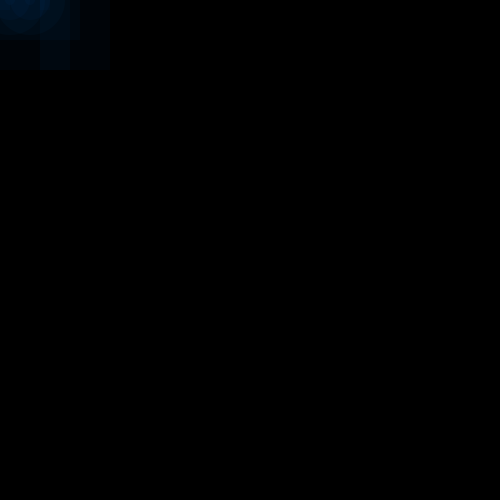
Frame 1 (no input)
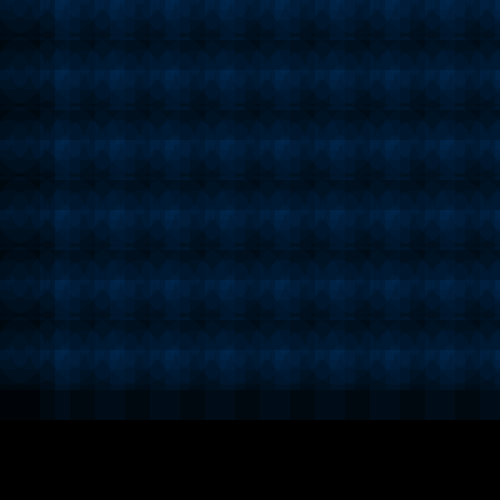
Frame 60 (the mouse pressed at the canvas centre just before this capture)
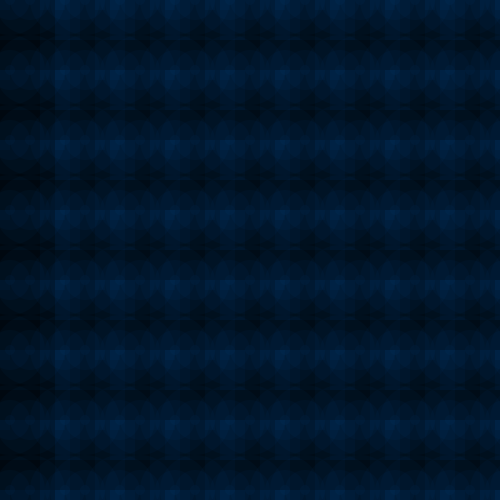
Frame 120 (the mouse held since frame 60 and released just before this capture)

The Processing sketch that drew these frames (run headless with seeded random() and noise(); from frame 60 on, the mouse is pressed at the canvas centre):

// Processing sketch: processing_31882
// ── processing_31882.pde

int xPos = 0;
int yPos = 0;
int shapeSize = 10;

void setup(){
  size(500, 500);
  background(0);
  noStroke();
  smooth();
  fill(0,90,212,10);
  frameRate(10);
}

void draw(){
  
  while (shapeSize<100){
    rect (xPos,yPos,shapeSize,shapeSize);
    ellipse (xPos+10,yPos,shapeSize,shapeSize);
    ellipse (xPos+30,yPos,shapeSize,shapeSize);
    rect (xPos+40,yPos,shapeSize,shapeSize);
    shapeSize = shapeSize+30;
  }
  
  xPos = xPos + 55;
  shapeSize = 10;
  
  if(xPos>500){
    yPos = yPos + 70;
    xPos = 0;
  }
}
